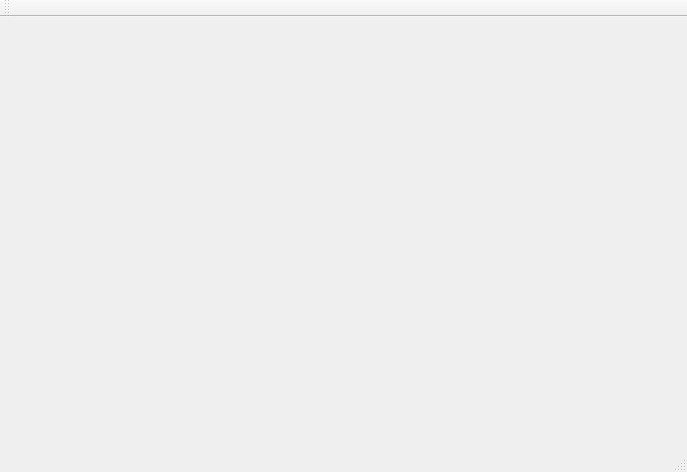
<?xml version="1.0" encoding="UTF-8"?>
<ui version="4.0">
 <class>MainWindow</class>
 <widget class="QMainWindow" name="MainWindow">
  <property name="geometry">
   <rect>
    <x>0</x>
    <y>0</y>
    <width>687</width>
    <height>472</height>
   </rect>
  </property>
  <property name="windowTitle">
   <string>MainWindow</string>
  </property>
  <widget class="QWidget" name="centralWidget">
   <widget class="QCustomPlot" name="widget" native="true">
    <property name="geometry">
     <rect>
      <x>50</x>
      <y>30</y>
      <width>581</width>
      <height>361</height>
     </rect>
    </property>
   </widget>
  </widget>
  <widget class="QMenuBar" name="menuBar">
   <property name="geometry">
    <rect>
     <x>0</x>
     <y>0</y>
     <width>687</width>
     <height>21</height>
    </rect>
   </property>
  </widget>
  <widget class="QToolBar" name="mainToolBar">
   <attribute name="toolBarArea">
    <enum>TopToolBarArea</enum>
   </attribute>
   <attribute name="toolBarBreak">
    <bool>false</bool>
   </attribute>
  </widget>
  <widget class="QStatusBar" name="statusBar"/>
 </widget>
 <layoutdefault spacing="6" margin="11"/>
 <customwidgets>
  <customwidget>
   <class>QCustomPlot</class>
   <extends>QWidget</extends>
   <header>qcustomplot.h</header>
   <container>1</container>
  </customwidget>
 </customwidgets>
 <resources/>
 <connections/>
</ui>
